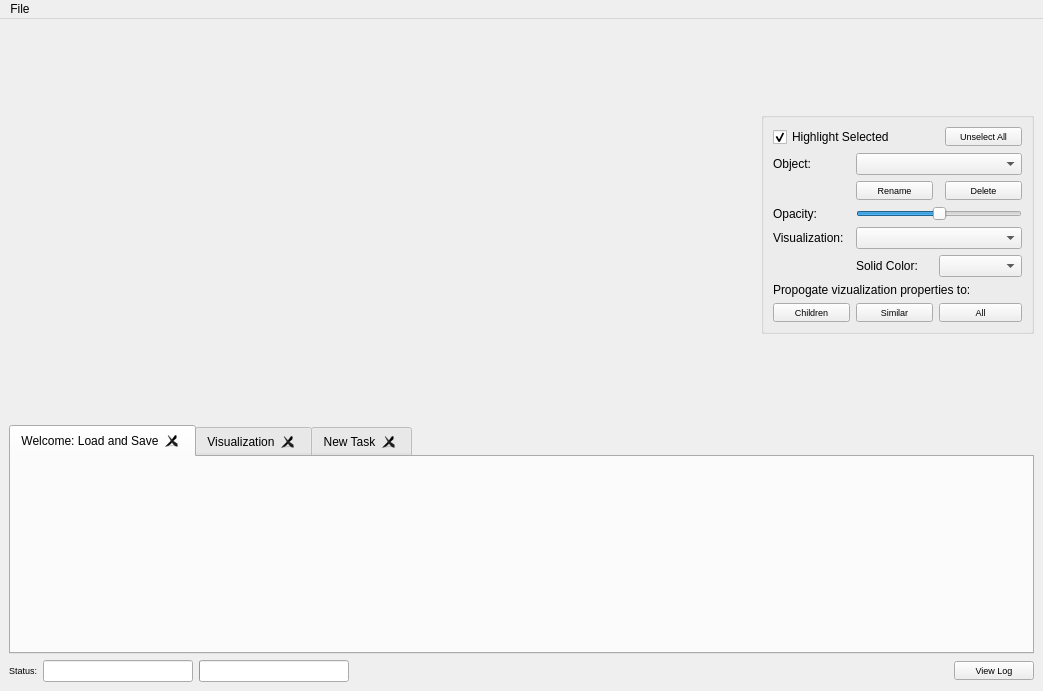
<?xml version="1.0" encoding="UTF-8"?>
<ui version="4.0">
 <class>MainWindow</class>
 <widget class="QMainWindow" name="MainWindow">
  <property name="geometry">
   <rect>
    <x>0</x>
    <y>0</y>
    <width>1043</width>
    <height>691</height>
   </rect>
  </property>
  <property name="minimumSize">
   <size>
    <width>1024</width>
    <height>0</height>
   </size>
  </property>
  <property name="windowTitle">
   <string>Minder3D</string>
  </property>
  <widget class="QWidget" name="centralwidget">
   <property name="sizePolicy">
    <sizepolicy hsizetype="MinimumExpanding" vsizetype="MinimumExpanding">
     <horstretch>1</horstretch>
     <verstretch>1</verstretch>
    </sizepolicy>
   </property>
   <property name="minimumSize">
    <size>
     <width>1024</width>
     <height>0</height>
    </size>
   </property>
   <layout class="QGridLayout" name="gridLayout_3">
    <item row="0" column="0">
     <layout class="QVBoxLayout" name="verticalLayout">
      <property name="sizeConstraint">
       <enum>QLayout::SetDefaultConstraint</enum>
      </property>
      <item>
       <layout class="QHBoxLayout" name="topPanelLayout">
        <item>
         <layout class="QVBoxLayout" name="view2DLayout">
          <item>
           <spacer name="view2DSpacer">
            <property name="orientation">
             <enum>Qt::Horizontal</enum>
            </property>
            <property name="sizeType">
             <enum>QSizePolicy::Fixed</enum>
            </property>
            <property name="sizeHint" stdset="0">
             <size>
              <width>391</width>
              <height>0</height>
             </size>
            </property>
           </spacer>
          </item>
         </layout>
        </item>
        <item>
         <spacer name="topPanelSpacer">
          <property name="orientation">
           <enum>Qt::Vertical</enum>
          </property>
          <property name="sizeType">
           <enum>QSizePolicy::Fixed</enum>
          </property>
          <property name="sizeHint" stdset="0">
           <size>
            <width>0</width>
            <height>391</height>
           </size>
          </property>
         </spacer>
        </item>
        <item>
         <layout class="QVBoxLayout" name="view3DLayout">
          <item>
           <spacer name="view3DSpacer">
            <property name="sizePolicy">
             <sizepolicy hsizetype="Fixed" vsizetype="Minimum">
              <horstretch>0</horstretch>
              <verstretch>0</verstretch>
             </sizepolicy>
            </property>
            <property name="orientation">
             <enum>Qt::Horizontal</enum>
            </property>
            <property name="sizeType">
             <enum>QSizePolicy::Fixed</enum>
            </property>
            <property name="sizeHint" stdset="0">
             <size>
              <width>361</width>
              <height>0</height>
             </size>
            </property>
           </spacer>
          </item>
         </layout>
        </item>
        <item>
         <layout class="QVBoxLayout" name="rightPanelLayout">
          <item>
           <widget class="QGroupBox" name="objectGroupBox">
            <property name="sizePolicy">
             <sizepolicy hsizetype="Fixed" vsizetype="Fixed">
              <horstretch>0</horstretch>
              <verstretch>0</verstretch>
             </sizepolicy>
            </property>
            <property name="minimumSize">
             <size>
              <width>211</width>
              <height>181</height>
             </size>
            </property>
            <property name="autoFillBackground">
             <bool>true</bool>
            </property>
            <layout class="QGridLayout" name="gridLayout_2">
             <item row="4" column="3">
              <widget class="QPushButton" name="objectDeleteButton">
               <property name="font">
                <font>
                 <pointsize>7</pointsize>
                </font>
               </property>
               <property name="text">
                <string>Delete</string>
               </property>
              </widget>
             </item>
             <item row="2" column="1" colspan="3">
              <widget class="QComboBox" name="objectNameComboBox">
               <property name="accessibleName">
                <string/>
               </property>
               <property name="currentText">
                <string/>
               </property>
              </widget>
             </item>
             <item row="5" column="1" colspan="3">
              <widget class="QSlider" name="objectOpacitySlider">
               <property name="font">
                <font>
                 <pointsize>5</pointsize>
                </font>
               </property>
               <property name="maximum">
                <number>100</number>
               </property>
               <property name="value">
                <number>50</number>
               </property>
               <property name="orientation">
                <enum>Qt::Horizontal</enum>
               </property>
              </widget>
             </item>
             <item row="7" column="1">
              <widget class="QLabel" name="objectColorLabel">
               <property name="text">
                <string>Solid Color:</string>
               </property>
              </widget>
             </item>
             <item row="5" column="0">
              <widget class="QLabel" name="objectOpacityLabel">
               <property name="text">
                <string>Opacity:</string>
               </property>
              </widget>
             </item>
             <item row="6" column="0">
              <widget class="QLabel" name="objectColorByLabel">
               <property name="text">
                <string>Visualization:</string>
               </property>
              </widget>
             </item>
             <item row="2" column="0">
              <widget class="QLabel" name="objectNameLabel">
               <property name="text">
                <string>Object:</string>
               </property>
              </widget>
             </item>
             <item row="9" column="0" colspan="4">
              <widget class="QLabel" name="objectApplyToLabel">
               <property name="text">
                <string>Propogate vizualization properties to:</string>
               </property>
              </widget>
             </item>
             <item row="7" column="2" colspan="2">
              <widget class="QComboBox" name="objectColorComboBox">
               <property name="accessibleName">
                <string/>
               </property>
               <property name="currentText">
                <string/>
               </property>
              </widget>
             </item>
             <item row="11" column="2" colspan="2">
              <widget class="QPushButton" name="objectPropertiesToAllButton">
               <property name="font">
                <font>
                 <pointsize>7</pointsize>
                </font>
               </property>
               <property name="text">
                <string>All</string>
               </property>
              </widget>
             </item>
             <item row="4" column="1">
              <widget class="QPushButton" name="objectRenameButton">
               <property name="font">
                <font>
                 <pointsize>7</pointsize>
                </font>
               </property>
               <property name="text">
                <string>Rename</string>
               </property>
              </widget>
             </item>
             <item row="6" column="1" colspan="3">
              <widget class="QComboBox" name="objectColorByComboBox">
               <property name="accessibleName">
                <string/>
               </property>
               <property name="currentText">
                <string/>
               </property>
              </widget>
             </item>
             <item row="11" column="0">
              <widget class="QPushButton" name="objectPropertiesToChildrenButton">
               <property name="font">
                <font>
                 <pointsize>7</pointsize>
                </font>
               </property>
               <property name="text">
                <string>Children</string>
               </property>
              </widget>
             </item>
             <item row="11" column="1">
              <widget class="QPushButton" name="objectPropertiesToSimilarButton">
               <property name="font">
                <font>
                 <pointsize>7</pointsize>
                </font>
               </property>
               <property name="text">
                <string>Similar</string>
               </property>
              </widget>
             </item>
             <item row="0" column="0" colspan="3">
              <widget class="QCheckBox" name="objectHighlightSelectedObjectsCheckBox">
               <property name="text">
                <string>Highlight Selected</string>
               </property>
               <property name="checked">
                <bool>true</bool>
               </property>
              </widget>
             </item>
             <item row="0" column="3">
              <widget class="QPushButton" name="pushButton">
               <property name="font">
                <font>
                 <pointsize>7</pointsize>
                </font>
               </property>
               <property name="text">
                <string>Unselect All</string>
               </property>
              </widget>
             </item>
            </layout>
           </widget>
          </item>
          <item>
           <layout class="QVBoxLayout" name="infoTableLayout"/>
          </item>
         </layout>
        </item>
       </layout>
      </item>
      <item>
       <layout class="QHBoxLayout" name="middlePanelLayout">
        <item>
         <layout class="QVBoxLayout" name="imageTableLayout"/>
        </item>
        <item>
         <layout class="QVBoxLayout" name="verticalLayout_3">
          <item>
           <widget class="QTabWidget" name="tabWidget">
            <property name="sizePolicy">
             <sizepolicy hsizetype="MinimumExpanding" vsizetype="MinimumExpanding">
              <horstretch>0</horstretch>
              <verstretch>0</verstretch>
             </sizepolicy>
            </property>
            <property name="minimumSize">
             <size>
              <width>700</width>
              <height>194</height>
             </size>
            </property>
            <property name="currentIndex">
             <number>0</number>
            </property>
            <property name="tabsClosable">
             <bool>true</bool>
            </property>
            <widget class="QWidget" name="welcomeTab">
             <attribute name="title">
              <string>Welcome: Load and Save</string>
             </attribute>
             <layout class="QHBoxLayout" name="welcomeTabLayout"/>
            </widget>
            <widget class="QWidget" name="visualizationTab">
             <attribute name="title">
              <string>Visualization</string>
             </attribute>
             <layout class="QHBoxLayout" name="visualizationTabLayout"/>
            </widget>
            <widget class="QWidget" name="newTaskTab">
             <attribute name="title">
              <string>New Task</string>
             </attribute>
             <layout class="QHBoxLayout" name="newTaskTabLayout"/>
            </widget>
           </widget>
          </item>
          <item>
           <layout class="QHBoxLayout" name="horizontalLayout_2">
            <item>
             <widget class="QLabel" name="statusLabel">
              <property name="sizePolicy">
               <sizepolicy hsizetype="Fixed" vsizetype="Fixed">
                <horstretch>0</horstretch>
                <verstretch>0</verstretch>
               </sizepolicy>
              </property>
              <property name="font">
               <font>
                <pointsize>7</pointsize>
               </font>
              </property>
              <property name="text">
               <string>Status:</string>
              </property>
             </widget>
            </item>
            <item>
             <widget class="QLineEdit" name="statusText">
              <property name="sizePolicy">
               <sizepolicy hsizetype="Fixed" vsizetype="Fixed">
                <horstretch>0</horstretch>
                <verstretch>0</verstretch>
               </sizepolicy>
              </property>
              <property name="minimumSize">
               <size>
                <width>150</width>
                <height>0</height>
               </size>
              </property>
              <property name="font">
               <font>
                <pointsize>7</pointsize>
               </font>
              </property>
             </widget>
            </item>
            <item>
             <widget class="QProgressBar" name="statusProgressBar">
              <property name="sizePolicy">
               <sizepolicy hsizetype="Fixed" vsizetype="Fixed">
                <horstretch>0</horstretch>
                <verstretch>0</verstretch>
               </sizepolicy>
              </property>
              <property name="minimumSize">
               <size>
                <width>150</width>
                <height>12</height>
               </size>
              </property>
              <property name="value">
               <number>0</number>
              </property>
              <property name="textVisible">
               <bool>false</bool>
              </property>
             </widget>
            </item>
            <item>
             <spacer name="horizontalSpacer">
              <property name="orientation">
               <enum>Qt::Horizontal</enum>
              </property>
              <property name="sizeHint" stdset="0">
               <size>
                <width>40</width>
                <height>0</height>
               </size>
              </property>
             </spacer>
            </item>
            <item>
             <widget class="QPushButton" name="statusViewLogButton">
              <property name="sizePolicy">
               <sizepolicy hsizetype="Fixed" vsizetype="Fixed">
                <horstretch>0</horstretch>
                <verstretch>0</verstretch>
               </sizepolicy>
              </property>
              <property name="font">
               <font>
                <pointsize>7</pointsize>
               </font>
              </property>
              <property name="text">
               <string>View Log</string>
              </property>
             </widget>
            </item>
           </layout>
          </item>
         </layout>
        </item>
       </layout>
      </item>
     </layout>
    </item>
   </layout>
  </widget>
  <widget class="QMenuBar" name="menubar">
   <property name="geometry">
    <rect>
     <x>0</x>
     <y>0</y>
     <width>1043</width>
     <height>22</height>
    </rect>
   </property>
   <widget class="QMenu" name="fileMenu">
    <property name="title">
     <string>File</string>
    </property>
    <addaction name="loadImageMenuItem"/>
    <addaction name="loadSceneMenuItem"/>
    <addaction name="separator"/>
    <addaction name="saveImageMenuItem"/>
    <addaction name="saveOverlayMenuItem"/>
    <addaction name="saveSceneMenuItem"/>
    <addaction name="saveVTKModelsMenuItem"/>
   </widget>
   <addaction name="fileMenu"/>
  </widget>
  <action name="loadImageMenuItem">
   <property name="text">
    <string>Load Image</string>
   </property>
  </action>
  <action name="saveImageMenuItem">
   <property name="text">
    <string>Save Image</string>
   </property>
  </action>
  <action name="saveOverlayMenuItem">
   <property name="text">
    <string>Save Overlay</string>
   </property>
  </action>
  <action name="saveVTKModelsMenuItem">
   <property name="text">
    <string>Save VTK Models</string>
   </property>
  </action>
  <action name="loadSceneMenuItem">
   <property name="text">
    <string>Load Spatial Objects</string>
   </property>
  </action>
  <action name="saveSceneMenuItem">
   <property name="text">
    <string>Save Spatial Objects</string>
   </property>
  </action>
  <action name="savePreProcessedOverlayMenuItem">
   <property name="text">
    <string>Save Pre-Processed Overlay</string>
   </property>
  </action>
 </widget>
 <resources/>
 <connections/>
</ui>
